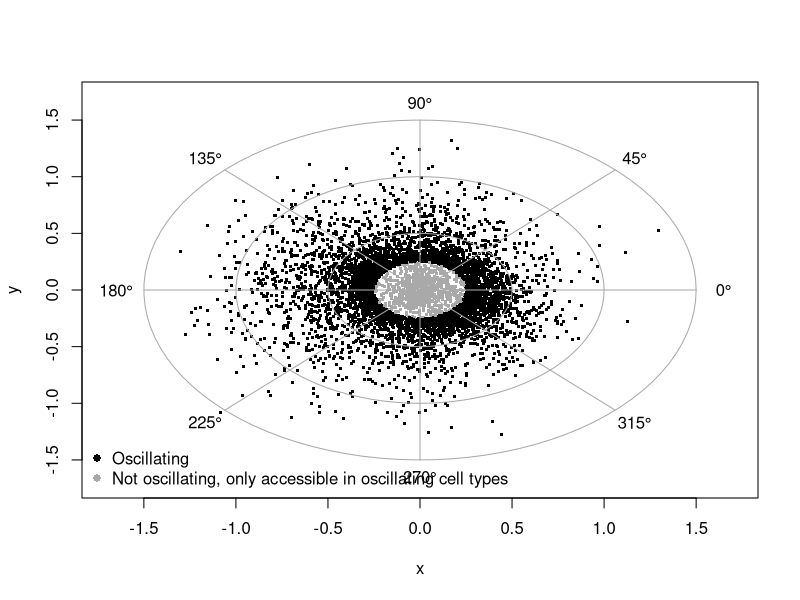
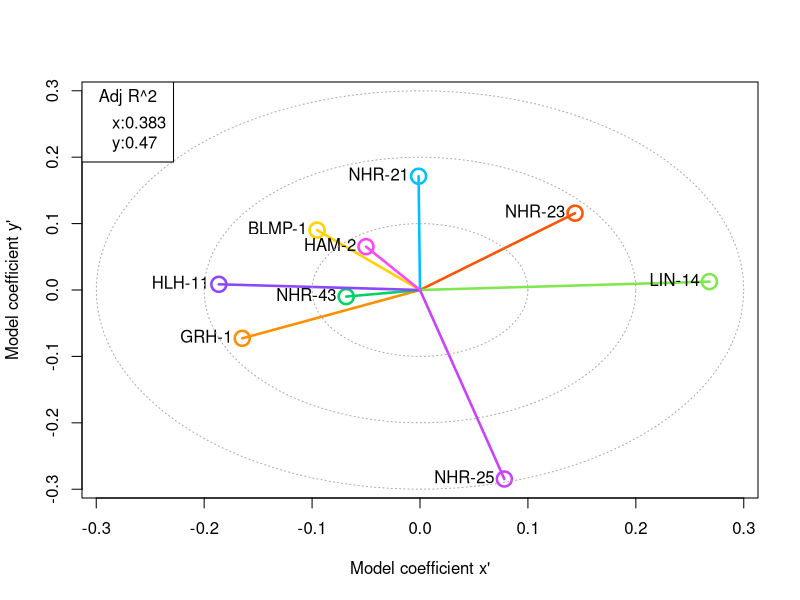
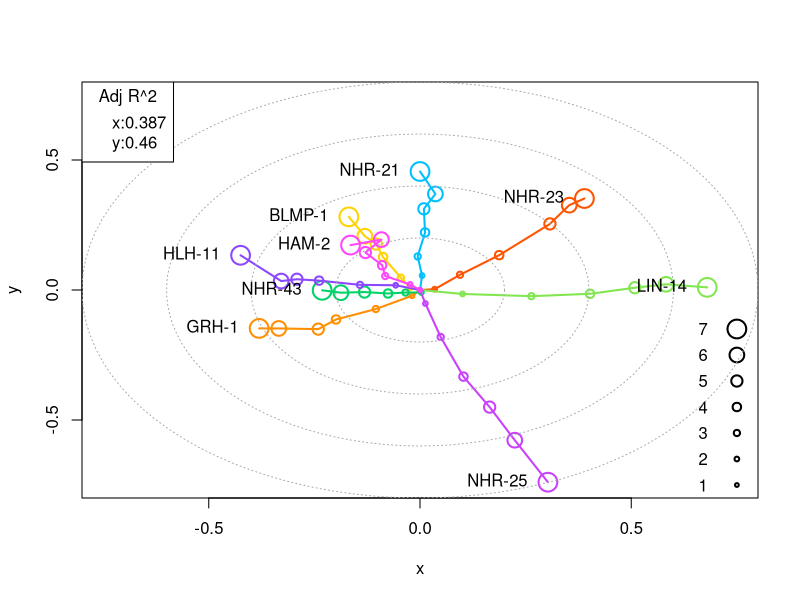
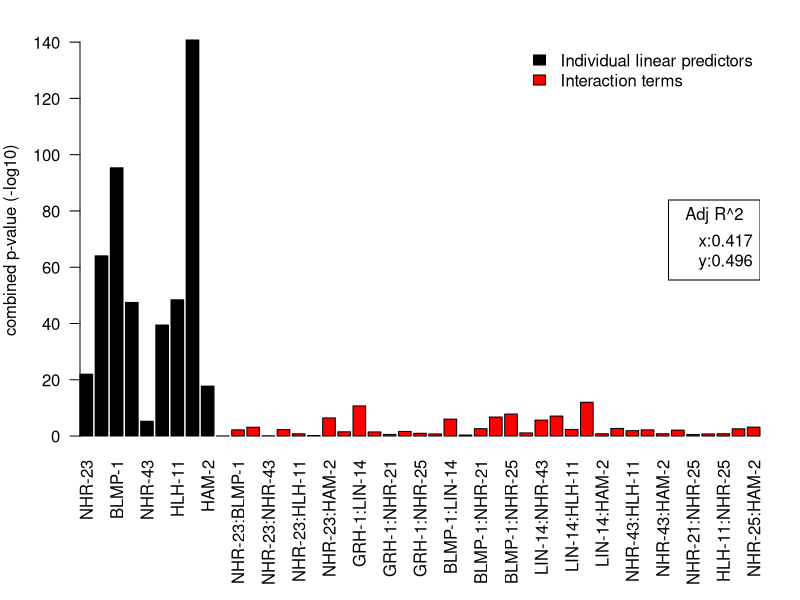
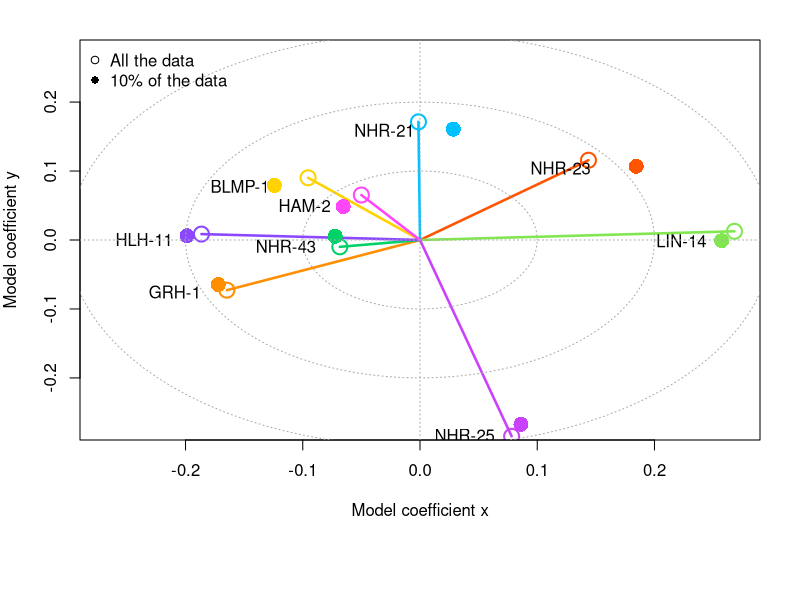
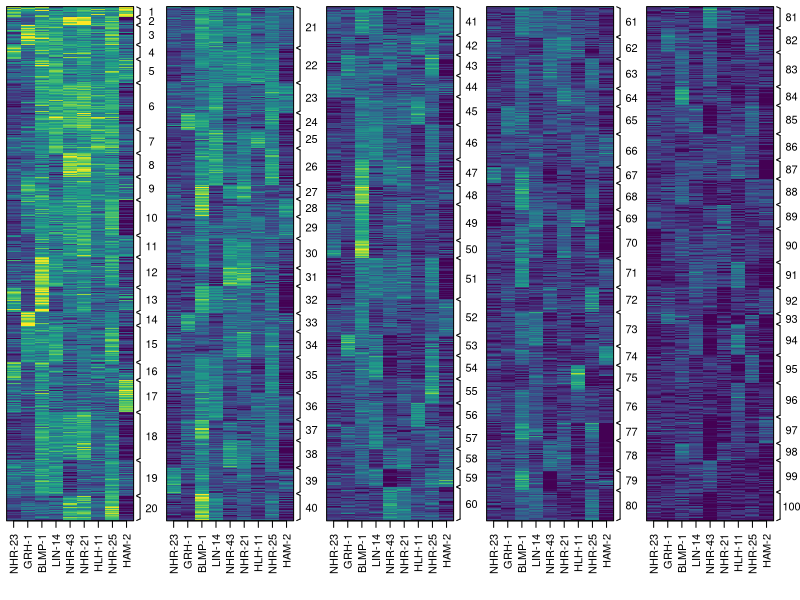
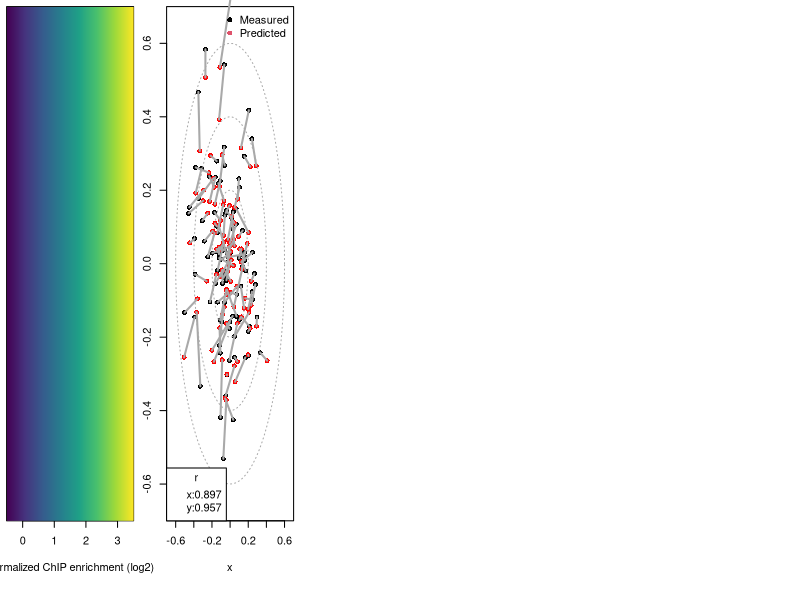
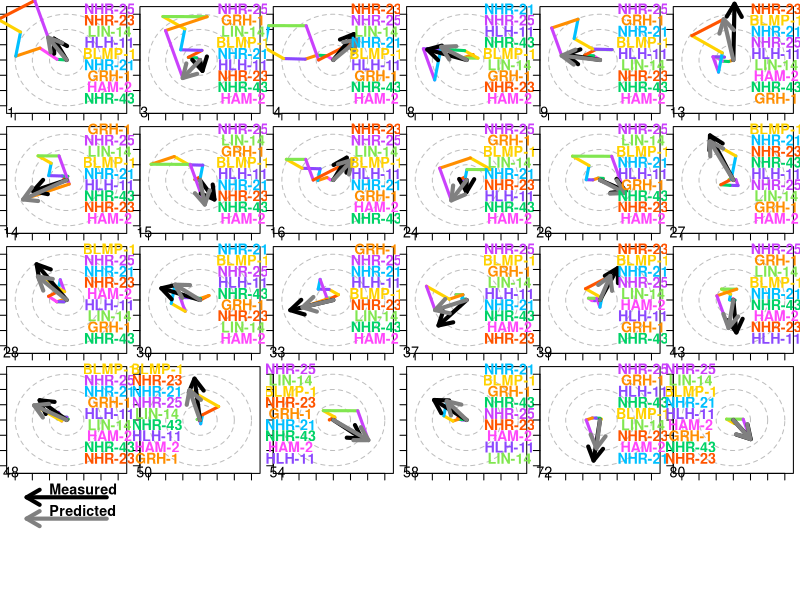

Here is the R script that generated these plots, in order:
# This R script contains code that reproduces the various linear models used to predict ATAC-seq amplitude and phase from Transcrition factor (TF) ChIP data

# plot circles with radii x
plotCircles <- function(x,...){
  phivec <- seq(0,2*pi,length.out=100)
  for(i in 1:length(x)){lines(x[i]*cbind(cos(phivec),sin(phivec)),type='l',...)}
}


# plot radar chart with circles with radii x
plotRadarAnnot <- function(x,...){
  phivec <- seq(0,2*pi,length.out=100)
  phivecs <- 2*pi/8*c(0:7)
  radSegs <- max(x)*exp(1i*phivecs)
  for(i in 1:length(x)){lines(x[i]*cbind(cos(phivec),sin(phivec)),...)}
  segments(0,0,Re(radSegs),Im(radSegs),...)
  text(1.1*Re(radSegs),1.1*Im(radSegs),paste0(phivecs/pi*180,"\u00B0"))
}

# load master table with all the required information
MT <- read.delim("ATAC_peaks_xy_linModelCont_allInfo.txt",check.names=FALSE)

# extract the ChIP-seq enrichment columns
ChIP <- as.matrix(MT[,grep("ChIP_",colnames(MT))])
colnames(ChIP) <- gsub("ChIP_","",colnames(ChIP))

# extract the coefficients from the cosine fit performed on the ATAC-seq peaks (x=ampl*cos(phi),y=ampl*sin(phi))
ATAC_xy <- as.matrix(MT[,c("ATAC_x","ATAC_y")])

# plot the results from the cosine fit (x=ampl*cos(phi),y=ampl*sin(phi)) performed on the ATAC-seq data. included are all oscillating 
# ATAC-seq peaks as well as control regions that do not oscillate but are only accessible only in oscillating tissues (see paper)
#pdf("plots/predict_ATAC_by_currTFs_xy.pdf",pointsize=15)
plot(ATAC_xy,col=c("black","darkgray")[(MT$class != "osc") + 1],xlab="x",ylab="y",pch='.',cex=3,xlim=c(-1.7,1.7),ylim=c(-1.7,1.7))
plotRadarAnnot(c(0.5,1,1.5),col="darkgray")
legend('bottomleft', legend = c("Oscillating","Not oscillating, only accessible in oscillating cell types"), pch = 16, col = c("black","darkgray"),bty="n")
#dev.off()

# fit two linear models, one that predicts x and one that predicts y from ChIP-seq enrichments, no intercept is used
fm_x <- lm(ATAC_xy[,1] ~ ChIP + 0)
fm_y <- lm(ATAC_xy[,2] ~ ChIP + 0)

# extract the coefficients from the model into a vector with complex numbers
fm_coeffs_cplx <- fm_x$coefficients + 1i*fm_y$coefficients
names(fm_coeffs_cplx) <- colnames(ChIP)

# for every ATAC-seq peak, calculate the contribution vectors for all TFs
fmPredM <- t(t(ChIP) * fm_coeffs_cplx)

# define color spaces
vir.colors <- colorRampPalette(c("#440154FF","#46337EFF","#365C8DFF","#277F8EFF","#1FA187FF","#4AC16DFF","#9FDA3AFF","#FDE725FF"))
rnb.colors <- colorRampPalette(c("#FF5400","#FF8E00","#FFD200","#81E650","#00D267","#00C0FF","#8B48FE","#CA41FC","#FF46FB"))

# define a color for each TF
tf_cols <- rnb.colors(ncol(ChIP))
names(tf_cols) <- colnames(ChIP)

lm_adjRsqLab <-paste0(c("x:","y:"),round(c(summary(fm_x)$adj.r.squared,summary(fm_y)$adj.r.squared),3))

# plot the coefficients from the two linear models
#pdf("plots/predict_ATAC_by_currTFs_coeffs_lin.pdf",pointsize=16,width=7,height=7.7)
plot(fm_x$coefficients,fm_y$coefficients,col=tf_cols,pch=1,cex=2,lwd=2.5,xlim=c(-0.29,0.29),ylim=c(-0.29,0.29),xlab="Model coefficient x\'",ylab="Model coefficient y\'")
segments(0,0,fm_x$coefficients,fm_y$coefficients,lwd=2.5,col=tf_cols)
text(fm_x$coefficients,fm_y$coefficients,colnames(ChIP),pos=2)
plotCircles(c(0.1,0.2,0.3),lty=3,col="darkgray")
legend('topleft', legend = c(lm_adjRsqLab),title = "Adj R^2")
#dev.off()

# bin the ChIP-seq enrichment values
PP_cat_breaks <- c(-100,seq(-0.25,2.25,by=0.5),100)
PP_cat <- apply(ChIP,2,function(x){as.character(as.numeric(cut(x,PP_cat_breaks)))})

# fit two linear models using binned ChIP-seq enrichment data as predictors
fm_x_cat <- lm(ATAC_xy[,1] ~  . ,data=data.frame(PP_cat))
fm_y_cat <- lm(ATAC_xy[,2] ~  . ,data=data.frame(PP_cat))

fm_cat_dat <- data.frame(TF=colnames(ChIP)[fm_y_cat$assign[-1]],x=fm_x_cat$coefficients[-1],y=fm_y_cat$coefficients[-1])
fm_cat_dat_L <- split(fm_cat_dat,fm_cat_dat[,1])

lm_cat_adjRsqLab <-paste0(c("x:","y:"),round(c(summary(fm_x_cat)$adj.r.squared,summary(fm_y_cat)$adj.r.squared),3))

pchDia <- (1:(nrow(fm_cat_dat_L[[1]])+1))^2/24+11/24

#pdf("plots/predict_ATAC_by_currTFs_coeffs_linLevels.pdf",pointsize=16,width=7,height=7.7)
par(xaxs="i",yaxs="i")
plot(rep(0.75,length(pchDia)),seq(-0.75,-0.15,length.out=length(pchDia)),xlab="x",ylab="y",xlim=c(-0.8,0.8),ylim=c(-0.8,0.8),lwd=2,cex=pchDia)
text(rep(0.67,length(pchDia)),seq(-0.75,-0.15,length.out=length(pchDia)),1:length(pchDia))
for(i in 1:length(fm_cat_dat_L)){
  lines(rbind(c(0,0),fm_cat_dat_L[[colnames(ChIP)[i]]][,2:3]),type='o',lwd=2,col=tf_cols[i],pch=1,cex=pchDia)
}
plotCircles(c(0.2,0.4,0.6,0.8),lty=3,col="darkgray")
fLab <- do.call(rbind,lapply(fm_cat_dat_L,function(x){x[nrow(x),2:3]}))
text(fLab[,1]-0.025,fLab[,2],rownames(fLab),pos=2)
legend('topleft', legend = c(lm_cat_adjRsqLab),title = "Adj R^2")
#dev.off()


# add interaction terms to the two linear models
fm_x_int <- lm(ATAC_xy[,1] ~ 0 + .^2, data=data.frame(ChIP,check.names=FALSE))
fm_y_int <- lm(ATAC_xy[,2] ~ 0 + .^2, data=data.frame(ChIP,check.names=FALSE))

# extract a combined p-value for every predictor considering both models
fm_x_int_p <- summary(fm_x_int)$coefficients[,"Pr(>|t|)"]
fm_y_int_p <- summary(fm_y_int)$coefficients[,"Pr(>|t|)"]
fm_int_comb_p <- apply(cbind(fm_x_int_p,fm_y_int_p),1,function(p){pchisq((sum(log(p))*-2), df=length(p)*2, lower.tail=F)})
names(fm_int_comb_p) <- gsub("`","",names(fm_int_comb_p))


lm_int_adjRsqLab <-paste0(c("x:","y:"),round(c(summary(fm_x_int)$adj.r.squared,summary(fm_y_int)$adj.r.squared),3))

cIntCol <- c("black","red")[c(rep(1,ncol(ChIP)),rep(2,length(fm_int_comb_p)-ncol(ChIP)))]

# plot the p values for all coefficients from the model which includes interaction terms
#pdf("plots/predict_ATAC_by_currTFs_coeffs_Interactions.pdf",pointsize=11,width=8,height=4)
par(mar=c(8,4,2,2))
barplot(-log10(fm_int_comb_p),las=2,ylab="combined p-value (-log10)",col=cIntCol)
legend(x="topright",legend=c("Individual linear predictors","Interaction terms"),fill=c("black","red"),bty="n")
legend('right', legend = c(lm_int_adjRsqLab),title = "Adj R^2")
#dev.off()


# define the training and test set
selTR <- MT$training
selTE <- !selTR

# fit models using only the test data
fm_x_tr <- lm(ATAC_xy[selTR,1] ~ ChIP[selTR,] + 0)
fm_y_tr <- lm(ATAC_xy[selTR,2] ~ ChIP[selTR,] + 0)
fm_coeffs_tr_cplx <- fm_x_tr$coefficients + 1i*fm_y_tr$coefficients
names(fm_coeffs_tr_cplx) <- colnames(ChIP)

fmPredM_tr <- t(t(ChIP) * fm_coeffs_tr_cplx)

pLabT <- (rowMeans(cbind(fm_x$coefficients,fm_x_tr$coefficients))+1i*rowMeans(cbind(fm_y$coefficients,fm_y_tr$coefficients))) * exp(1i*-0.0)

# plot the results from the model that uses all the data and the one that uses only the training data
#pdf("plots/predict_ATAC_by_currTFs_coeffs_lin_All_vs_Train10.pdf",pointsize=16,width=7,height=7.7)
plot(fm_x$coefficients,fm_y$coefficients,col=tf_cols,pch=1,cex=2,lwd=2,xlim=c(-0.29,0.29),ylim=c(-0.29,0.29),xlab="Model coefficient x",ylab="Model coefficient y")
segments(0,0,fm_x$coefficients,fm_y$coefficients,lwd=2.5,col=tf_cols)
points(fm_x_tr$coefficients,fm_y_tr$coefficients,col=tf_cols,pch=16,cex=2,lwd=2)
text(Re(pLabT)-0.01,Im(pLabT)-0.01,colnames(ChIP),pos=2)
plotCircles(c(0.1,0.2,0.3),lty=3,col="darkgray")
abline(h=0,lty=3,col="darkgray")
abline(v=0,lty=3,col="darkgray")
legend('topleft', legend = c("All the data","10% of the data"), pch = c(1,16),bty="n")
#dev.off()


# fetch TF cluster information
km_res_clu <- setNames(MT$TFCluster,rownames(MT))

# calculate average TF enrichments for all the clusters (only the test data is used here, not the traing data!)
ChIP_cl <- aggregate(ChIP[selTE,],list(km_res_clu[selTE]),mean)
rownames(ChIP_cl) <- ChIP_cl[,1]
ChIP_cl <- as.matrix(ChIP_cl[,-1])

# determine variance explained in ChIP enrichment signal by the clusters
ChIP_clPred <- sapply(1:ncol(ChIP),function(i){lm(ChIP[,i] ~ as.character(km_res_clu))$fitted.values})
ChIP_var_explained_by_clusters <- cor(as.vector(ChIP),as.vector(ChIP_clPred))^2

# split the ChIP-seq enrichment matrix into multiple panels for visual clarity
panelToCluL <- split(rownames(ChIP_cl),0:(nrow(ChIP_cl)-1) %/% round(nrow(ChIP_cl)/5))

#pdf("plots/predict_ATAC_by_currTFs_TfClusters.pdf",pointsize=14)
pZrange <- c(-0.5,3.5)
par(mfrow=c(1,length(panelToCluL)),mar=c(6,0.5,0.5,2),xpd=TRUE)
for(i in 1:length(panelToCluL)){
  peaksInPanelM <- do.call(rbind,lapply(as.numeric(panelToCluL[[i]]),function(x){cbind(x,rownames(ChIP)[km_res_clu==x])}))
  tM <- pmin(pmax(ChIP[peaksInPanelM[,2],],pZrange[1]),pZrange[2])
  rLab <- t(sapply(split(seq(1,0,length.out=nrow(tM)),peaksInPanelM[,1]),range))
  cLab <- rowMeans(rLab)

  image(t(tM[nrow(tM):1,]),col=vir.colors(256),axes=FALSE,useRaster=TRUE,zlim=pZrange)
  box()
  axis(1,seq(0,1,length.out=ncol(tM)),colnames(tM),las=2)
  text(1.22,cLab,names(cLab),las=2)
  segments(1.12,rLab[,1]+0.003,1.12,rLab[,2]-0.003)
  segments(1.09,rLab[,1],1.12,rLab[,1]+0.003)
  segments(1.09,rLab[,2],1.12,rLab[,2]-0.003)
}
#dev.off()


# create a separate plot for the colorbar
#pdf("plots/predict_ATAC_by_currTFs_TfClusters_colorbar.pdf",width=4,height=2.3)
image(seq(pZrange[1],pZrange[2],length=256),1,matrix(1:256),col=vir.colors(256),yaxt='n',xlab="Normalized ChIP enrichment (log2)",ylab="")
#dev.off()

# calculate the contribution vectors for all TFs at the TF cluster level
ChIP_cl_comp <- t(t(ChIP_cl) * fm_coeffs_tr_cplx)

# calculate the average x and y at for each TF cluster (only using the test data!)
MB_real <- aggregate(ATAC_xy[selTE,],list(km_res_clu[selTE]),mean)
rownames(MB_real) <- MB_real[,1]
MB_real <- as.matrix(MB_real[,-1])

# calculate the predicted average x and y at for each TF cluster (only using the test data!)
MB_pred <- aggregate(cbind(rowSums(Re(fmPredM_tr)),rowSums(Im(fmPredM_tr)))[selTE,],list(km_res_clu[selTE]),mean)
rownames(MB_pred) <- MB_pred[,1]
MB_pred <- as.matrix(MB_pred[,-1])

# compare the measured x and y for each TF cluster to the predicted
#pdf("plots/predict_ATAC_by_currTFs_additive_TfClusters_allPairsScatter.pdf")
plot(MB_real,pch=16,xlab="x",ylab="y",xlim=c(-0.7,0.7),ylim=c(-0.7,0.7))
points(MB_pred,col="red",pch=16)
segments(MB_real[,1],MB_real[,2],MB_pred[,1],MB_pred[,2],col="darkgray",lwd=2)
plotCircles(c(0.2,0.4,0.6),lty=3,col="darkgray")
legend('topright', legend = c("Measured","Predicted"), pch = 16, col = 1:2, ,bty="n")
legend('bottomleft', legend = c(paste0("x:",round(cor(MB_real[,1],MB_pred[,1]),3)),paste0("y:",round(cor(MB_real[,2],MB_pred[,2]),3))),title = "r")
#dev.off()

# select the clusters to plot in main figure
clusToPlot1 <- sort(order(rowSums(MB_pred^2),decreasing=TRUE)[1:24])

#pdf("plots/predict_ATAC_by_currTFs_additive_TfClusters.pdf",pointsize=18,width=16,height=13)
par(mfrow=c(5,6),mar=c(0.5,0.5,0.5,0.5))
for(i in clusToPlot1){
  plot(0,0,xlim=c(-0.7,0.7),ylim=c(-0.7,0.7),type="n",xlab="",ylab="",axes=FALSE)
  axis(1,labels = FALSE)
  axis(2,labels = FALSE)
  box()
  plotCircles(c(0.2,0.4,0.6),lty=2,col="gray")

  fOrd <- order(abs(ChIP_cl_comp[i,]))
  seM <- cbind(c(0,ChIP_cl_comp[i,fOrd][-length(fOrd)]),ChIP_cl_comp[i,fOrd])
  tCols <- tf_cols[fOrd]
  segments(cumsum(Re(seM[,1])),cumsum(Im(seM[,1])),cumsum(Re(seM[,2])),cumsum(Im(seM[,2])),col=tCols,lwd=3)

  arrows(0,0,MB_real[i,1],MB_real[i,2],col="black",lwd=4,length=0.15)
  arrows(0,0,MB_pred[i,1],MB_pred[i,2],col=rgb(0.5,0.5,0.5),lwd=4,length=0.15)

  text(-sign(mean(cumsum(Re(seM[,2]))))*0.5,seq(-0.5,0.67,length.out=ncol(ChIP)),colnames(ChIP)[fOrd],col=tCols,cex=1.3,font=2)
  text(-0.65,-0.68,i,cex=1.3)
}
plot(0,0,type="n",axes=FALSE,xlim=c(-1.5,1.5),ylim=c(-4,1))
arrows(1,0.5,-1,0.5,col="black",lwd=4,length=0.15)
arrows(1,-0.5,-1,-0.5,,col=rgb(0.5,0.5,0.5),lwd=4,length=0.15)
text(-0.6,0.8,"Measured",pos=4,cex=1.3,font=2)
text(-0.6,0.8-1,"Predicted",pos=4,cex=1.3,font=2)
#dev.off()

# select the remaining clusters to plot in the supplementary material
clusToPlot2 <- sort(setdiff(order(rowSums(abs(ChIP_cl_comp)),decreasing=TRUE),clusToPlot1))

#pdf("plots/predict_ATAC_by_currTFs_additive_TfClusters_Suppl.pdf",pointsize=18,width=20,height=24)
par(mfrow=c(10,8),mar=c(0.5,0.5,0.5,0.5))
for(i in clusToPlot2){
  plot(0,0,xlim=c(-0.6,0.6),ylim=c(-0.6,0.6),type="n",xlab="",ylab="",axes=FALSE)
  axis(1,labels = FALSE)
  axis(2,labels = FALSE)
  box()
  plotCircles(c(0.2,0.4,0.6),lty=2,col="gray")

  fOrd <- order(abs(ChIP_cl_comp[i,]))
  seM <- cbind(c(0,ChIP_cl_comp[i,fOrd][-length(fOrd)]),ChIP_cl_comp[i,fOrd])
  tCols <- tf_cols[fOrd]
  segments(cumsum(Re(seM[,1])),cumsum(Im(seM[,1])),cumsum(Re(seM[,2])),cumsum(Im(seM[,2])),col=tCols,lwd=3)

  arrows(0,0,MB_real[i,1],MB_real[i,2],col="black",lwd=4,length=0.15)
  arrows(0,0,MB_pred[i,1],MB_pred[i,2],col=rgb(0.5,0.5,0.5),lwd=4,length=0.15)

  text(-sign(mean(cumsum(Re(seM[,2]))))*0.4,seq(-0.4,0.57,length.out=ncol(ChIP)),colnames(ChIP)[fOrd],col=tCols,cex=1.3,font=2)
  text(-0.55,-0.58,i,cex=1.3)
}
plot(0,0,type="n",axes=FALSE,xlim=c(-1.5,1.5),ylim=c(-4,1))
arrows(1,0.5,-1,0.5,col="black",lwd=4,length=0.15)
arrows(1,-0.5,-1,-0.5,,col=rgb(0.5,0.5,0.5),lwd=4,length=0.15)
text(-0.6,0.8,"Measured",pos=4,cex=1.3,font=2)
text(-0.6,0.8-1,"Predicted",pos=4,cex=1.3,font=2)
#dev.off()



# convert TF activity vectors to lenght=1 and compensate the ChIP enrichment values (has no impact on model)
# permute the angles of the TFs, for each peak separately
fm_coeffs_cplx_U <- fm_coeffs_cplx/abs(fm_coeffs_cplx)
ChIP_U <- t(t(ChIP)*abs(fm_coeffs_cplx))

set.seed(13)
fmPredM_rnd <- t(sapply(1:nrow(ChIP),function(i){sample(fm_coeffs_cplx_U)})) * ChIP_U

PLD <- cbind(pathLength=rowSums(abs(fmPredM)),predLength=abs(rowSums(fmPredM)),predLengthRND=abs(rowSums(fmPredM_rnd)))

#pdf("plots/predict_ATAC_by_currTFs_TFClustes_pathLength_vs_sum.pdf",pointsize=18,width=7,height=7)
plot(PLD[,c(1,2)],pch='.',cex=3,ylim=c(0,1.3),xlab="Total path length",ylab="Length of prediction vector",col="darkgray")
lines(lowess(PLD[,1],PLD[,2],f=0.1), col="blue",lwd=2)
lines(lowess(PLD[,1],PLD[,3],f=0.1), col="red",lwd=2)
legend(x="topleft",lwd=2, legend=c("Actual data","Randomized control"),lty=1,col=c("blue","red"),bty="n",title="Loess fit")
#dev.off()

